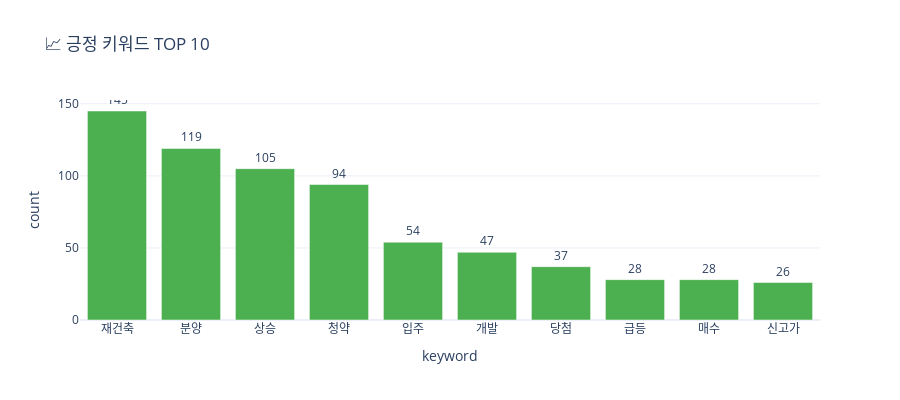
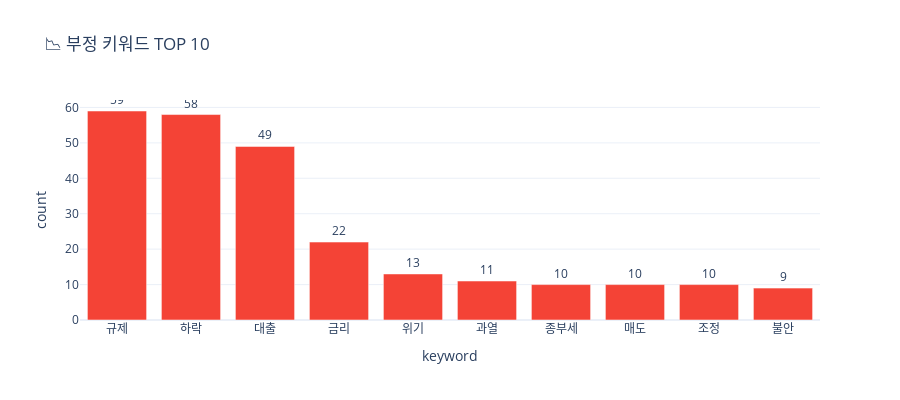

Notebook cell for these charts, in order:
### Code cell
# 시각화 - 긍정 키워드 TOP 10
if len(pos_df) > 0:
    fig_pos = px.bar(pos_df, x='keyword', y='count', title='📈 긍정 키워드 TOP 10',
                     color_discrete_sequence=['#4CAF50'], text='count')
    fig_pos.update_traces(textposition='outside')
    fig_pos.update_layout(template='plotly_white', height=400)
    fig_pos.show()

# 시각화 - 부정 키워드 TOP 10
if len(neg_df) > 0:
    fig_neg = px.bar(neg_df, x='keyword', y='count', title='📉 부정 키워드 TOP 10',
                     color_discrete_sequence=['#F44336'], text='count')
    fig_neg.update_traces(textposition='outside')
    fig_neg.update_layout(template='plotly_white', height=400)
    fig_neg.show()

### Figure 1 — Plotly figure (JSON) as saved in the notebook; plotly's stock layout.template omitted (floating-point values rounded to 4 significant figures)
{"data": [{"hovertemplate": "keyword=%{x}<br>count=%{text}<extra></extra>", "legendgroup": "", "marker": {"color": "#4CAF50", "pattern": {"shape": ""}}, "name": "", "orientation": "v", "showlegend": false, "text": [145.0, 119.0, 105.0, 94.0, 54.0, 47.0, 37.0, 28.0, 28.0, 26.0], "textposition": "outside", "type": "bar", "x": ["재건축", "분양", "상승", "청약", "입주", "개발", "당첨", "급등", "매수", "신고가"], "xaxis": "x", "y": [145, 119, 105, 94, 54, 47, 37, 28, 28, 26], "yaxis": "y"}], "layout": {"barmode": "relative", "height": 400, "legend": {"tracegroupgap": 0}, "title": {"text": "📈 긍정 키워드 TOP 10"}, "xaxis": {"anchor": "y", "domain": [0, 1], "title": {"text": "keyword"}}, "yaxis": {"anchor": "x", "domain": [0, 1], "title": {"text": "count"}}}}

### Figure 2 — Plotly figure (JSON) as saved in the notebook; plotly's stock layout.template omitted (floating-point values rounded to 4 significant figures)
{"data": [{"hovertemplate": "keyword=%{x}<br>count=%{text}<extra></extra>", "legendgroup": "", "marker": {"color": "#F44336", "pattern": {"shape": ""}}, "name": "", "orientation": "v", "showlegend": false, "text": [59.0, 58.0, 49.0, 22.0, 13.0, 11.0, 10.0, 10.0, 10.0, 9.0], "textposition": "outside", "type": "bar", "x": ["규제", "하락", "대출", "금리", "위기", "과열", "종부세", "매도", "조정", "불안"], "xaxis": "x", "y": [59, 58, 49, 22, 13, 11, 10, 10, 10, 9], "yaxis": "y"}], "layout": {"barmode": "relative", "height": 400, "legend": {"tracegroupgap": 0}, "title": {"text": "📉 부정 키워드 TOP 10"}, "xaxis": {"anchor": "y", "domain": [0, 1], "title": {"text": "keyword"}}, "yaxis": {"anchor": "x", "domain": [0, 1], "title": {"text": "count"}}}}
